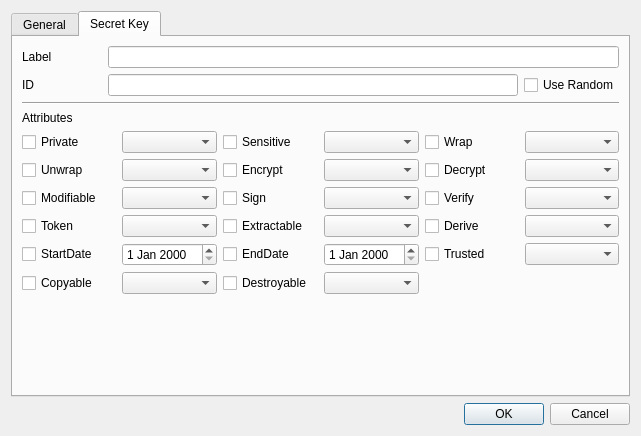
<?xml version="1.0" encoding="UTF-8"?>
<ui version="4.0">
 <class>GenKeyDlg</class>
 <widget class="QDialog" name="GenKeyDlg">
  <property name="geometry">
   <rect>
    <x>0</x>
    <y>0</y>
    <width>641</width>
    <height>436</height>
   </rect>
  </property>
  <property name="windowTitle">
   <string>Generate key</string>
  </property>
  <layout class="QVBoxLayout" name="verticalLayout">
   <item>
    <widget class="QTabWidget" name="tabWidget">
     <property name="currentIndex">
      <number>1</number>
     </property>
     <widget class="QWidget" name="tab">
      <attribute name="title">
       <string>General</string>
      </attribute>
      <layout class="QVBoxLayout" name="verticalLayout_2">
       <item>
        <widget class="QLabel" name="label_11">
         <property name="text">
          <string>Generate Key Information</string>
         </property>
        </widget>
       </item>
       <item>
        <layout class="QGridLayout" name="gridLayout">
         <property name="topMargin">
          <number>0</number>
         </property>
         <item row="0" column="1">
          <widget class="QComboBox" name="mSlotsCombo">
           <property name="sizePolicy">
            <sizepolicy hsizetype="Preferred" vsizetype="Fixed">
             <horstretch>1</horstretch>
             <verstretch>0</verstretch>
            </sizepolicy>
           </property>
          </widget>
         </item>
         <item row="0" column="0">
          <widget class="QLabel" name="label">
           <property name="minimumSize">
            <size>
             <width>80</width>
             <height>0</height>
            </size>
           </property>
           <property name="text">
            <string>Slot list</string>
           </property>
          </widget>
         </item>
        </layout>
       </item>
       <item>
        <widget class="Line" name="line">
         <property name="orientation">
          <enum>Qt::Horizontal</enum>
         </property>
        </widget>
       </item>
       <item>
        <widget class="QLabel" name="label_2">
         <property name="text">
          <string>Slot status</string>
         </property>
        </widget>
       </item>
       <item>
        <layout class="QGridLayout" name="gridLayout_3">
         <property name="topMargin">
          <number>0</number>
         </property>
         <item row="0" column="1">
          <widget class="QLineEdit" name="mSlotIDText">
           <property name="maximumSize">
            <size>
             <width>100</width>
             <height>16777215</height>
            </size>
           </property>
           <property name="palette">
            <palette>
             <active>
              <colorrole role="Base">
               <brush brushstyle="SolidPattern">
                <color alpha="255">
                 <red>221</red>
                 <green>221</green>
                 <blue>255</blue>
                </color>
               </brush>
              </colorrole>
             </active>
             <inactive>
              <colorrole role="Base">
               <brush brushstyle="SolidPattern">
                <color alpha="255">
                 <red>221</red>
                 <green>221</green>
                 <blue>255</blue>
                </color>
               </brush>
              </colorrole>
             </inactive>
             <disabled>
              <colorrole role="Base">
               <brush brushstyle="SolidPattern">
                <color alpha="255">
                 <red>240</red>
                 <green>240</green>
                 <blue>240</blue>
                </color>
               </brush>
              </colorrole>
             </disabled>
            </palette>
           </property>
           <property name="readOnly">
            <bool>true</bool>
           </property>
          </widget>
         </item>
         <item row="0" column="3">
          <widget class="QLineEdit" name="mSessionText">
           <property name="maximumSize">
            <size>
             <width>80</width>
             <height>16777215</height>
            </size>
           </property>
           <property name="palette">
            <palette>
             <active>
              <colorrole role="Base">
               <brush brushstyle="SolidPattern">
                <color alpha="255">
                 <red>221</red>
                 <green>221</green>
                 <blue>255</blue>
                </color>
               </brush>
              </colorrole>
             </active>
             <inactive>
              <colorrole role="Base">
               <brush brushstyle="SolidPattern">
                <color alpha="255">
                 <red>221</red>
                 <green>221</green>
                 <blue>255</blue>
                </color>
               </brush>
              </colorrole>
             </inactive>
             <disabled>
              <colorrole role="Base">
               <brush brushstyle="SolidPattern">
                <color alpha="255">
                 <red>240</red>
                 <green>240</green>
                 <blue>240</blue>
                </color>
               </brush>
              </colorrole>
             </disabled>
            </palette>
           </property>
           <property name="readOnly">
            <bool>true</bool>
           </property>
          </widget>
         </item>
         <item row="0" column="6">
          <widget class="QLineEdit" name="mLoginText">
           <property name="maximumSize">
            <size>
             <width>40</width>
             <height>16777215</height>
            </size>
           </property>
           <property name="palette">
            <palette>
             <active>
              <colorrole role="Base">
               <brush brushstyle="SolidPattern">
                <color alpha="255">
                 <red>221</red>
                 <green>221</green>
                 <blue>255</blue>
                </color>
               </brush>
              </colorrole>
             </active>
             <inactive>
              <colorrole role="Base">
               <brush brushstyle="SolidPattern">
                <color alpha="255">
                 <red>221</red>
                 <green>221</green>
                 <blue>255</blue>
                </color>
               </brush>
              </colorrole>
             </inactive>
             <disabled>
              <colorrole role="Base">
               <brush brushstyle="SolidPattern">
                <color alpha="255">
                 <red>240</red>
                 <green>240</green>
                 <blue>240</blue>
                </color>
               </brush>
              </colorrole>
             </disabled>
            </palette>
           </property>
           <property name="readOnly">
            <bool>true</bool>
           </property>
          </widget>
         </item>
         <item row="0" column="2">
          <widget class="QLabel" name="label_7">
           <property name="text">
            <string>Session</string>
           </property>
          </widget>
         </item>
         <item row="0" column="5">
          <widget class="QLabel" name="label_8">
           <property name="text">
            <string>Login</string>
           </property>
          </widget>
         </item>
         <item row="0" column="0">
          <widget class="QLabel" name="label_6">
           <property name="minimumSize">
            <size>
             <width>80</width>
             <height>0</height>
            </size>
           </property>
           <property name="text">
            <string>Slot ID</string>
           </property>
          </widget>
         </item>
         <item row="0" column="4">
          <spacer name="horizontalSpacer_2">
           <property name="orientation">
            <enum>Qt::Horizontal</enum>
           </property>
           <property name="sizeHint" stdset="0">
            <size>
             <width>40</width>
             <height>20</height>
            </size>
           </property>
          </spacer>
         </item>
        </layout>
       </item>
       <item>
        <widget class="Line" name="line_2">
         <property name="orientation">
          <enum>Qt::Horizontal</enum>
         </property>
        </widget>
       </item>
       <item>
        <layout class="QGridLayout" name="gridLayout_4">
         <property name="topMargin">
          <number>0</number>
         </property>
         <item row="0" column="0">
          <widget class="QLabel" name="label_3">
           <property name="minimumSize">
            <size>
             <width>80</width>
             <height>0</height>
            </size>
           </property>
           <property name="text">
            <string>Mechanism</string>
           </property>
          </widget>
         </item>
         <item row="0" column="1">
          <widget class="QComboBox" name="mMechCombo">
           <property name="sizePolicy">
            <sizepolicy hsizetype="Preferred" vsizetype="Fixed">
             <horstretch>1</horstretch>
             <verstretch>0</verstretch>
            </sizepolicy>
           </property>
          </widget>
         </item>
         <item row="0" column="2">
          <widget class="QLabel" name="mOptionLabel">
           <property name="text">
            <string>Key size</string>
           </property>
          </widget>
         </item>
         <item row="0" column="3">
          <widget class="QLineEdit" name="mKeySizeText">
           <property name="maximumSize">
            <size>
             <width>60</width>
             <height>16777215</height>
            </size>
           </property>
          </widget>
         </item>
        </layout>
       </item>
       <item>
        <layout class="QGridLayout" name="gridLayout_5">
         <property name="topMargin">
          <number>0</number>
         </property>
         <item row="0" column="0">
          <widget class="QLabel" name="label_4">
           <property name="minimumSize">
            <size>
             <width>80</width>
             <height>0</height>
            </size>
           </property>
           <property name="text">
            <string>Parameter</string>
           </property>
          </widget>
         </item>
         <item row="0" column="1">
          <widget class="QComboBox" name="mParamCombo"/>
         </item>
         <item row="0" column="3">
          <widget class="QLineEdit" name="mParamLenText">
           <property name="minimumSize">
            <size>
             <width>40</width>
             <height>0</height>
            </size>
           </property>
           <property name="maximumSize">
            <size>
             <width>40</width>
             <height>16777215</height>
            </size>
           </property>
           <property name="palette">
            <palette>
             <active>
              <colorrole role="Base">
               <brush brushstyle="SolidPattern">
                <color alpha="255">
                 <red>221</red>
                 <green>221</green>
                 <blue>255</blue>
                </color>
               </brush>
              </colorrole>
             </active>
             <inactive>
              <colorrole role="Base">
               <brush brushstyle="SolidPattern">
                <color alpha="255">
                 <red>221</red>
                 <green>221</green>
                 <blue>255</blue>
                </color>
               </brush>
              </colorrole>
             </inactive>
             <disabled>
              <colorrole role="Base">
               <brush brushstyle="SolidPattern">
                <color alpha="255">
                 <red>240</red>
                 <green>240</green>
                 <blue>240</blue>
                </color>
               </brush>
              </colorrole>
             </disabled>
            </palette>
           </property>
           <property name="readOnly">
            <bool>true</bool>
           </property>
          </widget>
         </item>
         <item row="0" column="2">
          <spacer name="horizontalSpacer">
           <property name="orientation">
            <enum>Qt::Horizontal</enum>
           </property>
           <property name="sizeHint" stdset="0">
            <size>
             <width>40</width>
             <height>20</height>
            </size>
           </property>
          </spacer>
         </item>
        </layout>
       </item>
       <item>
        <widget class="QPlainTextEdit" name="mParamText">
         <property name="font">
          <font/>
         </property>
        </widget>
       </item>
       <item>
        <spacer name="verticalSpacer">
         <property name="orientation">
          <enum>Qt::Vertical</enum>
         </property>
         <property name="sizeHint" stdset="0">
          <size>
           <width>20</width>
           <height>40</height>
          </size>
         </property>
        </spacer>
       </item>
      </layout>
     </widget>
     <widget class="QWidget" name="tab_2">
      <attribute name="title">
       <string>Secret Key</string>
      </attribute>
      <layout class="QVBoxLayout" name="verticalLayout_3">
       <item>
        <layout class="QGridLayout" name="gridLayout_2">
         <property name="topMargin">
          <number>0</number>
         </property>
         <item row="0" column="0">
          <widget class="QLabel" name="label_9">
           <property name="minimumSize">
            <size>
             <width>80</width>
             <height>0</height>
            </size>
           </property>
           <property name="text">
            <string>Label</string>
           </property>
          </widget>
         </item>
         <item row="1" column="0">
          <widget class="QLabel" name="label_5">
           <property name="text">
            <string>ID</string>
           </property>
          </widget>
         </item>
         <item row="1" column="1">
          <widget class="QLineEdit" name="mIDText"/>
         </item>
         <item row="1" column="2">
          <widget class="QCheckBox" name="mUseRandCheck">
           <property name="text">
            <string>Use Random</string>
           </property>
          </widget>
         </item>
         <item row="0" column="1" colspan="2">
          <widget class="QLineEdit" name="mLabelText"/>
         </item>
        </layout>
       </item>
       <item>
        <widget class="Line" name="line_3">
         <property name="orientation">
          <enum>Qt::Horizontal</enum>
         </property>
        </widget>
       </item>
       <item>
        <widget class="QLabel" name="label_10">
         <property name="text">
          <string>Attributes</string>
         </property>
        </widget>
       </item>
       <item>
        <layout class="QGridLayout" name="gridLayout_6">
         <property name="topMargin">
          <number>0</number>
         </property>
         <item row="2" column="0">
          <widget class="QCheckBox" name="mModifiableCheck">
           <property name="text">
            <string notr="true">Modifiable</string>
           </property>
          </widget>
         </item>
         <item row="3" column="4">
          <widget class="QCheckBox" name="mDeriveCheck">
           <property name="text">
            <string>Derive</string>
           </property>
          </widget>
         </item>
         <item row="0" column="1">
          <widget class="QComboBox" name="mPrivateCombo"/>
         </item>
         <item row="1" column="1">
          <widget class="QComboBox" name="mUnwrapCombo"/>
         </item>
         <item row="2" column="1">
          <widget class="QComboBox" name="mModifiableCombo"/>
         </item>
         <item row="1" column="5">
          <widget class="QComboBox" name="mDecryptCombo"/>
         </item>
         <item row="3" column="2">
          <widget class="QCheckBox" name="mExtractableCheck">
           <property name="text">
            <string notr="true">Extractable</string>
           </property>
          </widget>
         </item>
         <item row="0" column="2">
          <widget class="QCheckBox" name="mSensitiveCheck">
           <property name="text">
            <string notr="true">Sensitive</string>
           </property>
          </widget>
         </item>
         <item row="1" column="0">
          <widget class="QCheckBox" name="mUnwrapCheck">
           <property name="text">
            <string notr="true">Unwrap</string>
           </property>
          </widget>
         </item>
         <item row="0" column="0">
          <widget class="QCheckBox" name="mPrivateCheck">
           <property name="text">
            <string notr="true">Private</string>
           </property>
          </widget>
         </item>
         <item row="4" column="0">
          <widget class="QCheckBox" name="mStartDateCheck">
           <property name="text">
            <string>StartDate</string>
           </property>
          </widget>
         </item>
         <item row="0" column="4">
          <widget class="QCheckBox" name="mWrapCheck">
           <property name="text">
            <string notr="true">Wrap</string>
           </property>
          </widget>
         </item>
         <item row="0" column="3">
          <widget class="QComboBox" name="mSensitiveCombo"/>
         </item>
         <item row="4" column="5">
          <widget class="QComboBox" name="mTrustedCombo"/>
         </item>
         <item row="2" column="3">
          <widget class="QComboBox" name="mSignCombo"/>
         </item>
         <item row="1" column="2">
          <widget class="QCheckBox" name="mEncryptCheck">
           <property name="text">
            <string notr="true">Encrypt</string>
           </property>
          </widget>
         </item>
         <item row="2" column="5">
          <widget class="QComboBox" name="mVerifyCombo"/>
         </item>
         <item row="2" column="4">
          <widget class="QCheckBox" name="mVerifyCheck">
           <property name="text">
            <string notr="true">Verify</string>
           </property>
          </widget>
         </item>
         <item row="3" column="5">
          <widget class="QComboBox" name="mDeriveCombo"/>
         </item>
         <item row="1" column="4">
          <widget class="QCheckBox" name="mDecryptCheck">
           <property name="text">
            <string notr="true">Decrypt</string>
           </property>
          </widget>
         </item>
         <item row="3" column="1">
          <widget class="QComboBox" name="mTokenCombo"/>
         </item>
         <item row="4" column="2">
          <widget class="QCheckBox" name="mEndDateCheck">
           <property name="text">
            <string>EndDate</string>
           </property>
          </widget>
         </item>
         <item row="4" column="4">
          <widget class="QCheckBox" name="mTrustedCheck">
           <property name="text">
            <string>Trusted</string>
           </property>
          </widget>
         </item>
         <item row="1" column="3">
          <widget class="QComboBox" name="mEncryptCombo"/>
         </item>
         <item row="3" column="0">
          <widget class="QCheckBox" name="mTokenCheck">
           <property name="text">
            <string notr="true">Token</string>
           </property>
          </widget>
         </item>
         <item row="0" column="5">
          <widget class="QComboBox" name="mWrapCombo"/>
         </item>
         <item row="2" column="2">
          <widget class="QCheckBox" name="mSignCheck">
           <property name="text">
            <string notr="true">Sign</string>
           </property>
          </widget>
         </item>
         <item row="3" column="3">
          <widget class="QComboBox" name="mExtractableCombo"/>
         </item>
         <item row="4" column="3">
          <widget class="QDateEdit" name="mEndDateEdit"/>
         </item>
         <item row="4" column="1">
          <widget class="QDateEdit" name="mStartDateEdit"/>
         </item>
         <item row="5" column="0">
          <widget class="QCheckBox" name="mCopyableCheck">
           <property name="text">
            <string>Copyable</string>
           </property>
          </widget>
         </item>
         <item row="5" column="2">
          <widget class="QCheckBox" name="mDestroyableCheck">
           <property name="text">
            <string>Destroyable</string>
           </property>
          </widget>
         </item>
         <item row="5" column="1">
          <widget class="QComboBox" name="mCopyableCombo"/>
         </item>
         <item row="5" column="3">
          <widget class="QComboBox" name="mDestroyableCombo"/>
         </item>
        </layout>
       </item>
       <item>
        <spacer name="verticalSpacer_2">
         <property name="orientation">
          <enum>Qt::Vertical</enum>
         </property>
         <property name="sizeHint" stdset="0">
          <size>
           <width>20</width>
           <height>40</height>
          </size>
         </property>
        </spacer>
       </item>
      </layout>
     </widget>
    </widget>
   </item>
   <item>
    <widget class="QDialogButtonBox" name="buttonBox">
     <property name="orientation">
      <enum>Qt::Horizontal</enum>
     </property>
     <property name="standardButtons">
      <set>QDialogButtonBox::Cancel|QDialogButtonBox::Ok</set>
     </property>
    </widget>
   </item>
  </layout>
 </widget>
 <tabstops>
  <tabstop>tabWidget</tabstop>
  <tabstop>mSlotsCombo</tabstop>
  <tabstop>mSlotIDText</tabstop>
  <tabstop>mSessionText</tabstop>
  <tabstop>mLoginText</tabstop>
  <tabstop>mMechCombo</tabstop>
  <tabstop>mKeySizeText</tabstop>
  <tabstop>mParamCombo</tabstop>
  <tabstop>mParamLenText</tabstop>
  <tabstop>mParamText</tabstop>
  <tabstop>mLabelText</tabstop>
  <tabstop>mIDText</tabstop>
  <tabstop>mUseRandCheck</tabstop>
  <tabstop>mPrivateCheck</tabstop>
  <tabstop>mPrivateCombo</tabstop>
  <tabstop>mSensitiveCheck</tabstop>
  <tabstop>mSensitiveCombo</tabstop>
  <tabstop>mWrapCheck</tabstop>
  <tabstop>mWrapCombo</tabstop>
  <tabstop>mUnwrapCheck</tabstop>
  <tabstop>mUnwrapCombo</tabstop>
  <tabstop>mEncryptCheck</tabstop>
  <tabstop>mEncryptCombo</tabstop>
  <tabstop>mDecryptCheck</tabstop>
  <tabstop>mDecryptCombo</tabstop>
  <tabstop>mModifiableCheck</tabstop>
  <tabstop>mModifiableCombo</tabstop>
  <tabstop>mSignCheck</tabstop>
  <tabstop>mSignCombo</tabstop>
  <tabstop>mVerifyCheck</tabstop>
  <tabstop>mVerifyCombo</tabstop>
  <tabstop>mTokenCheck</tabstop>
  <tabstop>mTokenCombo</tabstop>
  <tabstop>mExtractableCheck</tabstop>
  <tabstop>mExtractableCombo</tabstop>
  <tabstop>mDeriveCheck</tabstop>
  <tabstop>mDeriveCombo</tabstop>
  <tabstop>mStartDateCheck</tabstop>
  <tabstop>mStartDateEdit</tabstop>
  <tabstop>mEndDateCheck</tabstop>
  <tabstop>mEndDateEdit</tabstop>
  <tabstop>mTrustedCheck</tabstop>
  <tabstop>mTrustedCombo</tabstop>
  <tabstop>mCopyableCheck</tabstop>
  <tabstop>mCopyableCombo</tabstop>
  <tabstop>mDestroyableCheck</tabstop>
  <tabstop>mDestroyableCombo</tabstop>
 </tabstops>
 <resources/>
 <connections>
  <connection>
   <sender>buttonBox</sender>
   <signal>accepted()</signal>
   <receiver>GenKeyDlg</receiver>
   <slot>accept()</slot>
   <hints>
    <hint type="sourcelabel">
     <x>248</x>
     <y>254</y>
    </hint>
    <hint type="destinationlabel">
     <x>157</x>
     <y>274</y>
    </hint>
   </hints>
  </connection>
  <connection>
   <sender>buttonBox</sender>
   <signal>rejected()</signal>
   <receiver>GenKeyDlg</receiver>
   <slot>reject()</slot>
   <hints>
    <hint type="sourcelabel">
     <x>316</x>
     <y>260</y>
    </hint>
    <hint type="destinationlabel">
     <x>286</x>
     <y>274</y>
    </hint>
   </hints>
  </connection>
 </connections>
</ui>
